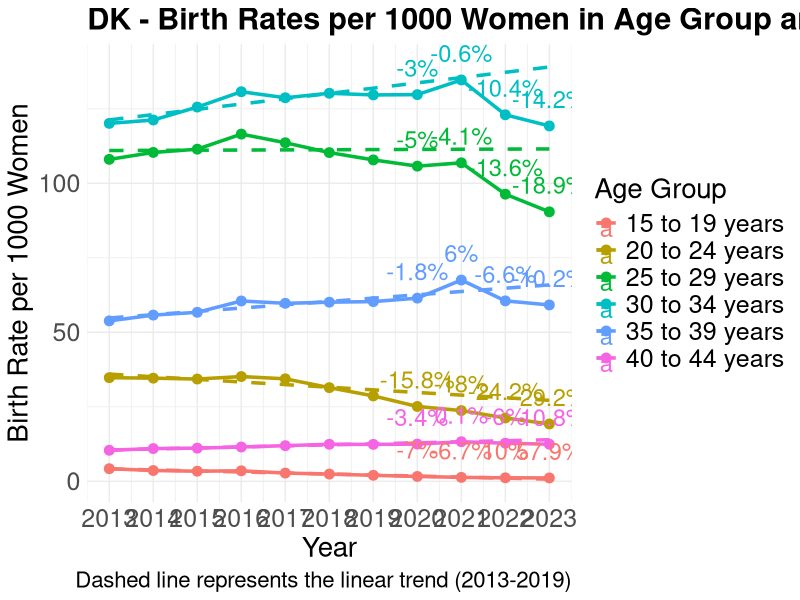

Reproduce this figure in R.
library(ggplot2)
library(readr)
library(dplyr)
library(tidyr)
library(scales)

# Reads the CSV files
women_age_groups <- read_csv('data/dk/women_age_groups_by_year.csv')
births_long <- read_csv('data/dk/births_by_mother_age_group_year.csv')

# Merges the data frames by Age and Year
data <- women_age_groups %>%
  inner_join(births_long, by = c("Age", "Year"))

# Calculates the birth rate per 1000 women for each age group and year
data <- data %>%
  mutate(birth_rate = (Births / Count) * 1000)

# Initializes a list to store the results for each age group
results <- list()

# Performs linear regression and calculate deviations for each age group
for(age_group in unique(data$Age)) {
  age_data <- data %>%
    filter(Age == age_group)
  
  # Fits a linear model to birth rates from 2013 to 2019
  fit <- lm(birth_rate ~ Year, data = age_data[age_data$Year <= 2019,])
  
  # Predicts birth rates for the years 2020 to 2023
  age_data$predicted_rate <- predict(fit, newdata = age_data)
  
  # Calculates the percentage deviation for the years 2020 to 2023
  age_data$deviation <- with(age_data, 100 * (birth_rate - predicted_rate) / predicted_rate)
  
  # Stores the results
  results[[age_group]] <- age_data
}

# Combines the results into a single data frame
final_data <- bind_rows(results)

# Creates plot
ggplot(final_data, aes(x = Year, y = birth_rate, color = Age)) +
  geom_line(size = 1.2) +
  geom_point(size = 3) +
  geom_line(aes(y = predicted_rate), linetype = "dashed", size = 1.2) +
  geom_text(aes(label = ifelse(Year >= 2020, paste0(round(deviation, 1), "%"), "")),
            vjust = -1, size = 6) +
  labs(title = "DK - Birth Rates per 1000 Women in Age Group and Deviation from Linear Trend (2013-2019)",
       x = "Year",
       y = "Birth Rate per 1000 Women",
       color = "Age Group",
       caption = "Dashed line represents the linear trend (2013-2019)") +
  theme_minimal() +
  ylim(0, max(final_data$birth_rate, na.rm = TRUE) + 5) +
  scale_x_continuous(breaks = 2013:2023) +
  theme(
    text = element_text(size = 18),
    plot.title = element_text(size = 22, face = "bold"),
    axis.title = element_text(size = 20),
    axis.text = element_text(size = 18),
    legend.title = element_text(size = 20),
    legend.text = element_text(size = 18),
    plot.caption = element_text(size = 16)
  )
